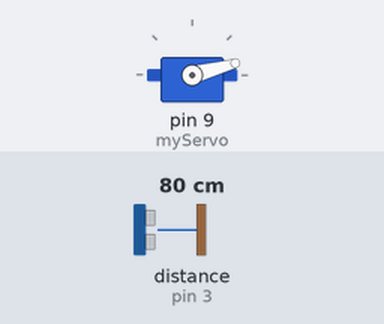
This sketch was run on a simulated Arduino Uno, built with avr-gcc and run on an emulated ATmega328P. On the bench: servo. Wiring (inferred from the names in the program): ultrasonic range finder: trigger pin 2; echo pin 3. Inputs (shaded band) come from the test bench; at power-on: distance to the obstacle (sensor on pin 3) 80 cm. The echo pulse lasts 58.3 µs per cm; what the sketch prints to the serial monitor is not drawn.

Above: at 0.01 s.
1.3 s: distance to the obstacle (sensor on pin 3) set to 2 cm
At 2.0 s:
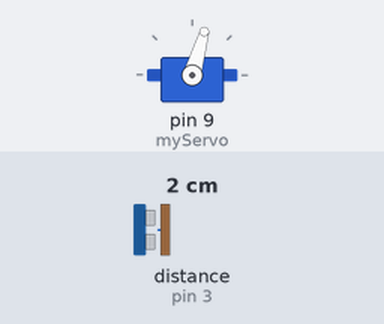
4.3 s: distance to the obstacle (sensor on pin 3) set to 299 cm
At 5.17 s:
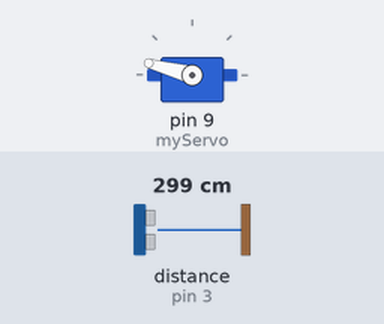
7.3 s: distance to the obstacle (sensor on pin 3) set to 4 cm
At 7.9 s:
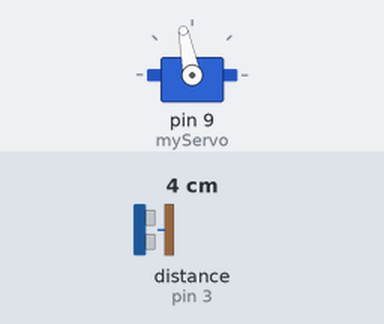
10.3 s: distance to the obstacle (sensor on pin 3) set to 35 cm
Timing chart, 0 to 14.3 s (numbered marks = the images above; inputs shaded):
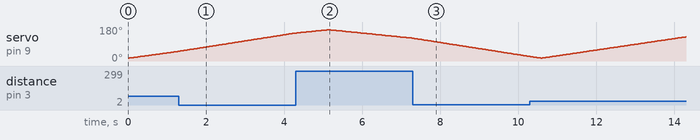

The sketch:

m.ino
```cpp
 // servo motorun kütüphanesi ekleniyor
#include <Servo.h>.
const int trigPin = 2; // Trig pine 10 numaralı pin tanımlanıyor
const int echoPin = 3; // Echo pine 13 numaralı pin tanımlanıyor
long duration;  //süre değer
int distance; //mesafe değer

Servo myServo;  //servo nesnesi ekleniyor motorun kontrolü için

void setup() {  // ilk değerler ve ilk başta bir kere çalışacak kodlar
  pinMode(trigPin, OUTPUT); //trigpin çıkışa ayarlanıyor
  pinMode(echoPin, INPUT); //echopin girişe ayarlanıyor
  Serial.begin(9600); //iletişim hızını ayarlama.Seri iletişim 1 ve 0’ların tek hat üzerinden peşi sıra iletilmesine denir.
  myServo.attach(9); // Servo motor sinyal pini
}
void loop() { // devamlı tekrarlanarak sırasıyla çalışacak  kodları buraya yazıyoruz
  // 15 derece ile 165 derece arasında dön
  for(int i=15;i<=165;i++){ myServo.write(i); delay(30); distance = calculateDistance();
  Serial.print(i); Serial.print(","); Serial.print(distance); Serial.print("."); }
  for(int i=165;i>15;i--){
  myServo.write(i);
  delay(30);
  distance = calculateDistance(); //mesafeyi hesapla
  Serial.print(i);
  Serial.print(",");
  Serial.print(distance);
  Serial.print(".");
  }
}

int calculateDistance(){

  digitalWrite(trigPin, LOW); //trigger pin düşüğe ayarla
  delayMicroseconds(2);   //2 mikrosaniye ertele
  digitalWrite(trigPin, HIGH); //trigger pin yükseğe ayarla
  delayMicroseconds(10);  //10 mikrosaniye ertele
  digitalWrite(trigPin, LOW);
  duration = pulseIn(echoPin, HIGH);//EchoPin'i okur, ses dalgasının yolculuk zamanını mikrosaniye ile döndürür
  distance= duration*0.034/2; //zamanı mesafeye çeviren işlem
  return distance; //mesafeyi döndür
}
```
